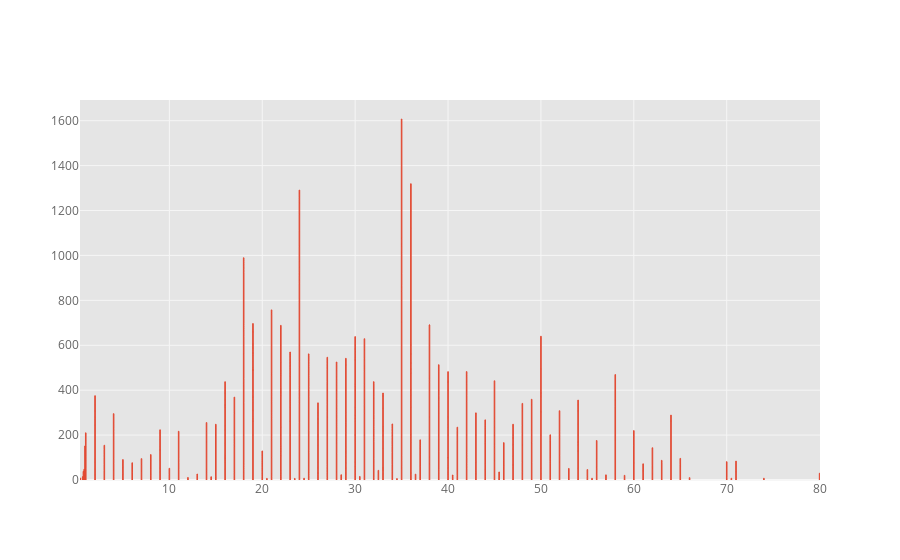

The notebook cell this image was saved under:
### Code cell
titanic.iplot(x = 'age', y='fare', kind = 'bar')

### Figure 1 — Plotly figure (JSON) as saved in the notebook; plotly's stock layout.template omitted (floating-point values rounded to 4 significant figures; data arrays with more than 128 entries replaced by an {"elided": "..."} marker saying what was removed)
{"data": [{"marker": {"color": "rgba(226, 74, 51, 0.6)", "line": {"color": "rgba(226, 74, 51, 1.0)", "width": 1}}, "name": "fare", "orientation": "v", "text": "", "type": "bar", "x": {"elided": "891 float values"}, "y": {"elided": "891 float values"}}], "layout": {"legend": {"bgcolor": "#FFFFFF", "font": {"color": "#666666"}}, "paper_bgcolor": "#FFFFFF", "plot_bgcolor": "#E5E5E5", "title": {"font": {"color": "#151516"}}, "xaxis": {"gridcolor": "#F6F6F6", "showgrid": true, "tickfont": {"color": "#666666"}, "title": {"font": {"color": "#666666"}, "text": ""}, "zerolinecolor": "#F6F6F6"}, "yaxis": {"gridcolor": "#F6F6F6", "showgrid": true, "tickfont": {"color": "#666666"}, "title": {"font": {"color": "#666666"}, "text": ""}, "zerolinecolor": "#F6F6F6"}}}
